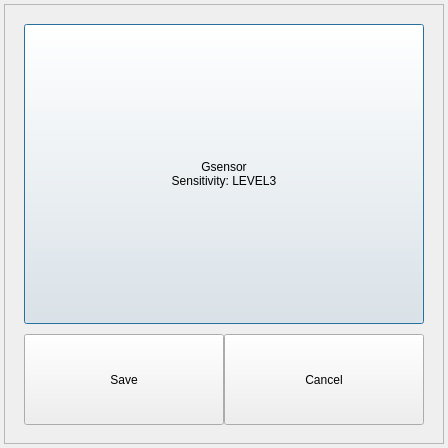
<?xml version="1.0" encoding="UTF-8"?>
<ui version="4.0">
 <class>GsensorDialog</class>
 <widget class="QDialog" name="GsensorDialog">
  <property name="enabled">
   <bool>true</bool>
  </property>
  <property name="geometry">
   <rect>
    <x>0</x>
    <y>0</y>
    <width>448</width>
    <height>448</height>
   </rect>
  </property>
  <property name="windowTitle">
   <string>Dialog</string>
  </property>
  <widget class="QFrame" name="frame">
   <property name="geometry">
    <rect>
     <x>4</x>
     <y>4</y>
     <width>440</width>
     <height>440</height>
    </rect>
   </property>
   <property name="frameShape">
    <enum>QFrame::StyledPanel</enum>
   </property>
   <property name="frameShadow">
    <enum>QFrame::Raised</enum>
   </property>
   <widget class="QPushButton" name="buttonGsensor">
    <property name="enabled">
     <bool>true</bool>
    </property>
    <property name="geometry">
     <rect>
      <x>20</x>
      <y>20</y>
      <width>400</width>
      <height>300</height>
     </rect>
    </property>
    <property name="minimumSize">
     <size>
      <width>400</width>
      <height>300</height>
     </size>
    </property>
    <property name="maximumSize">
     <size>
      <width>400</width>
      <height>250</height>
     </size>
    </property>
    <property name="text">
     <string>Gsensor
Sensitivity: LEVEL3</string>
    </property>
   </widget>
   <widget class="QPushButton" name="buttonSave">
    <property name="geometry">
     <rect>
      <x>20</x>
      <y>330</y>
      <width>200</width>
      <height>91</height>
     </rect>
    </property>
    <property name="text">
     <string>Save</string>
    </property>
   </widget>
   <widget class="QPushButton" name="buttonClose">
    <property name="geometry">
     <rect>
      <x>220</x>
      <y>330</y>
      <width>200</width>
      <height>91</height>
     </rect>
    </property>
    <property name="text">
     <string>Cancel</string>
    </property>
   </widget>
  </widget>
 </widget>
 <resources/>
 <connections/>
</ui>
